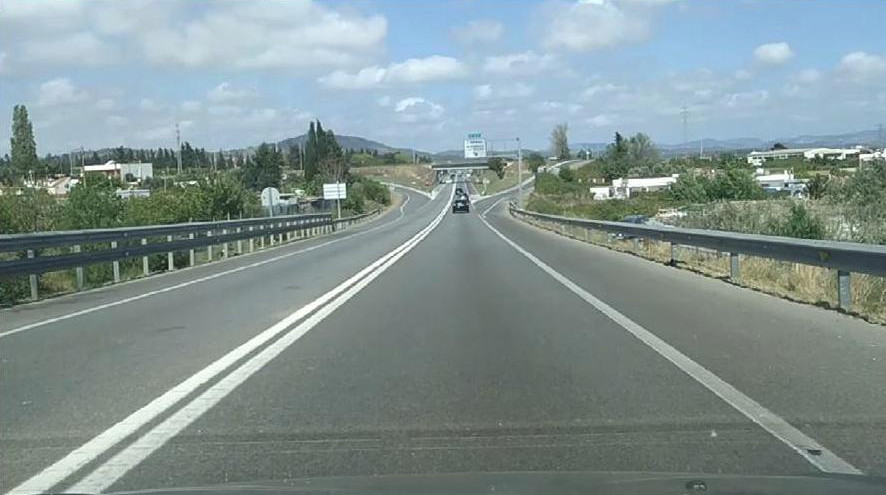
#> input picture autocesta.jpg, 886 x 495 px, found by its file name
$ python 01.py
#> lines starting #> are read from the running program, lines starting #| are printed output that depends on the picture; after the words box and inside, x2 and y2 are one past the last pixel; in counts of white or black regions, pixels touching at a corner belong together
#1 omoću Houghove transformacije detektirajte i nacrtajte pravce na slici “autocesta.jpeg”. Među
#detektiranim pravcima moraju biti detektirane i linije voznih traka.
#2 #Primijetite nedostatke prethodnog zadatka. Teško je detektirati samo linije vozne trake bez
#detekcije i ostalih linija na slici. Metodom maskiranja slike, pokušajte izdvojiti samo linije voznih
#traka. Preporučeno je da kao masku koristite gornju polovicu elipse u donjoj polovici slike.
import cv2
import numpy as np

image=cv2.imread("autocesta.jpg")
#> image is the input picture: shape (495, 886, 3); mean B, G, R 146.7, 146.7, 130.6
image_canny=cv2.Canny(image,100,200)
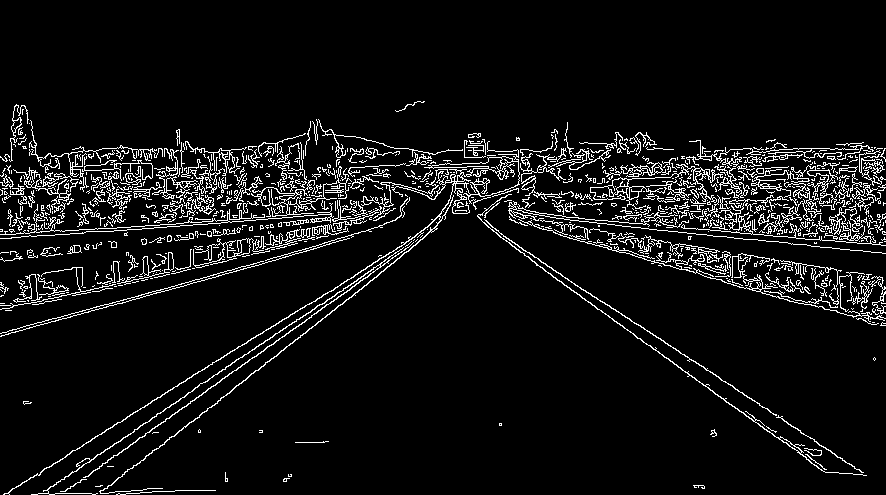
#> image_canny: shape (495, 886); 7.1% white in thin lines or dots, all inside (x1, y1, x2, y2) = (0, 101, 886, 495)
height,width=image_canny.shape
#> height = 495; width = 886


img=np.zeros((height,width),dtype=np.uint8)

cv2.ellipse(img,
            (width//2,height),
            axes=(400,260),
            angle=0,
            startAngle=130,
            endAngle=410,
            color=255,
            thickness=-1)
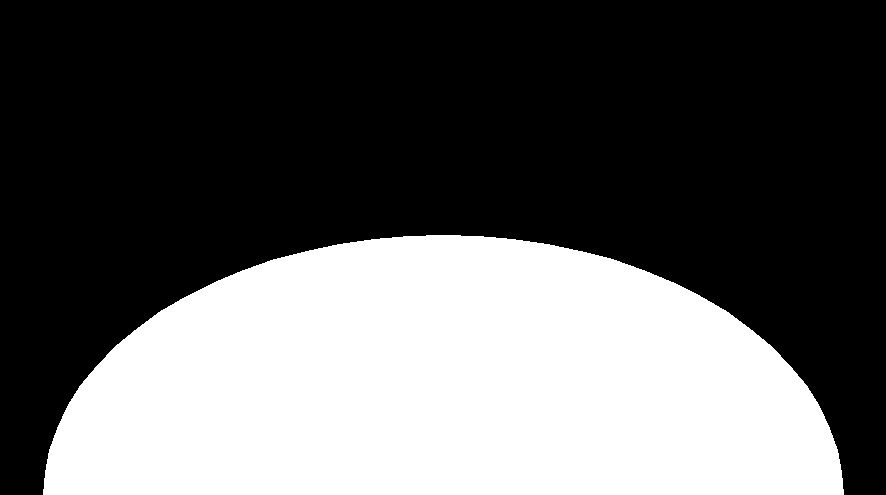
#> img: shape (495, 886); 37.2% white; 1 white region, box (x1, y1, x2, y2) and area: (43, 235, 844, 495) 163169


mask_image=cv2.bitwise_and(image_canny,img)
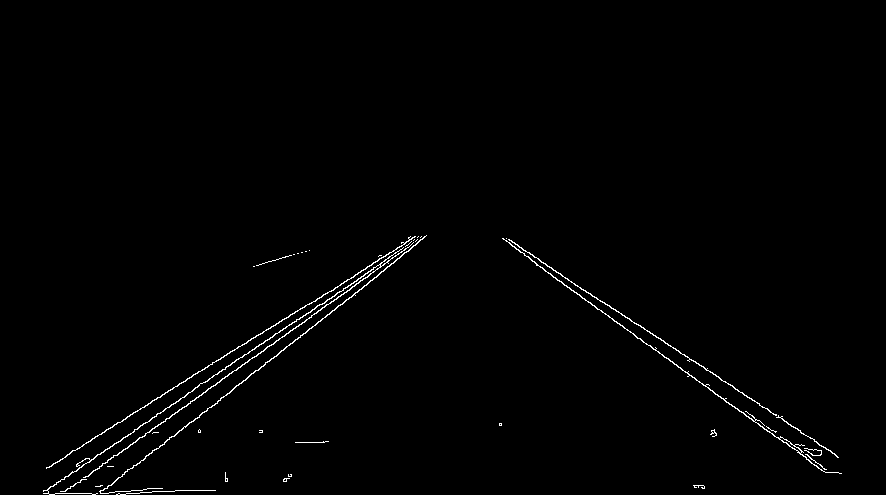
#> mask_image: shape (495, 886); 0.92% white in thin lines or dots, all inside (x1, y1, x2, y2) = (43, 235, 842, 495)
lines=cv2.HoughLinesP(mask_image, 2, np.pi/180,100,minLineLength=70,maxLineGap=10)
#> lines = 17 rows, first 6: [576, 292, 825, 472], [100, 492, 393, 263], [67, 454, 307, 304], [43, 491, 388, 258], [139, 437, 368, 276], [735, 389, 837, 456]
lines=lines.squeeze()
for line in lines:
    cv2.line(image,(line[0],line[1]),(line[2],line[3]),(0,255,0),thickness=3)
#> this loop made 17 passes
#> line on passes 1 to 12: [576, 292, 825, 472], [100, 492, 393, 263], [67, 454, 307, 304], [43, 491, 388, 258], [139, 437, 368, 276], [735, 389, 837, 456], [506, 238, 782, 418], [46, 468, 404, 244], [64, 493, 198, 396], [541, 262, 834, 453], [571, 290, 664, 356], [188, 392, 296, 319]
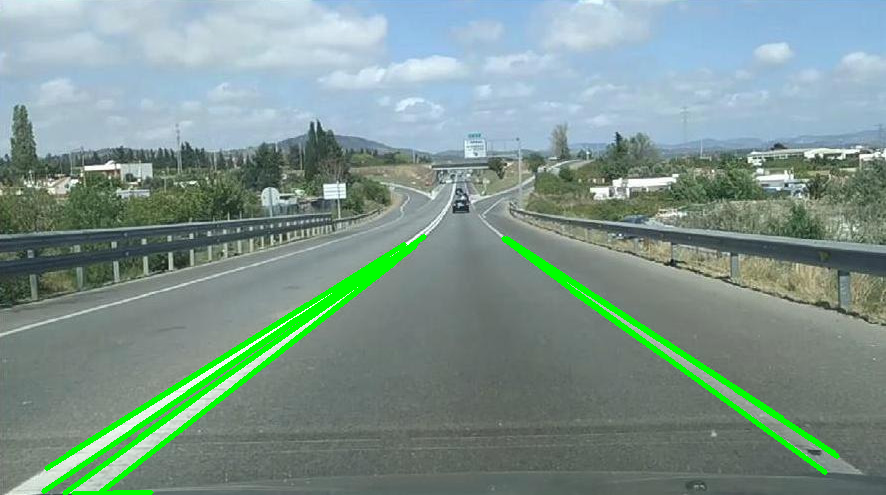
#> image: shape (495, 886, 3); 3.14% of pixels changed, all inside (x1, y1, x2, y2) = (41, 234, 840, 495)


cv2.imshow("Nova slika",mask_image)
cv2.imshow("Canny picture",image_canny)
cv2.imshow("Detected lines",image)
cv2.waitKey()
cv2.destroyAllWindows()

$ run again, with kamera2.jpg copied over autocesta.jpg
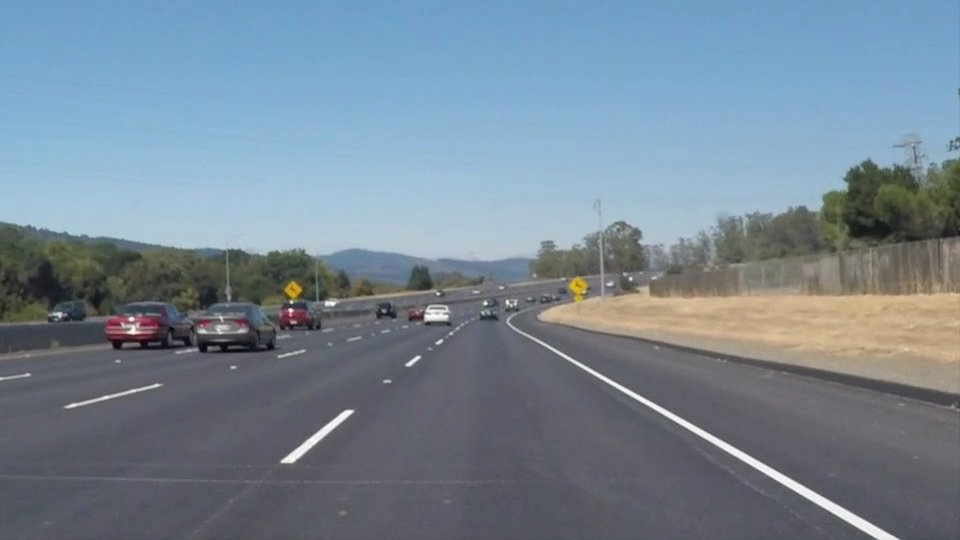
#> input picture kamera2.jpg, 960 x 540 px, found by its file name
#> image is the input picture: shape (540, 960, 3); mean B, G, R 148.1, 134.5, 118.5
#> `image_canny=cv2.Canny(image,100,200)`:
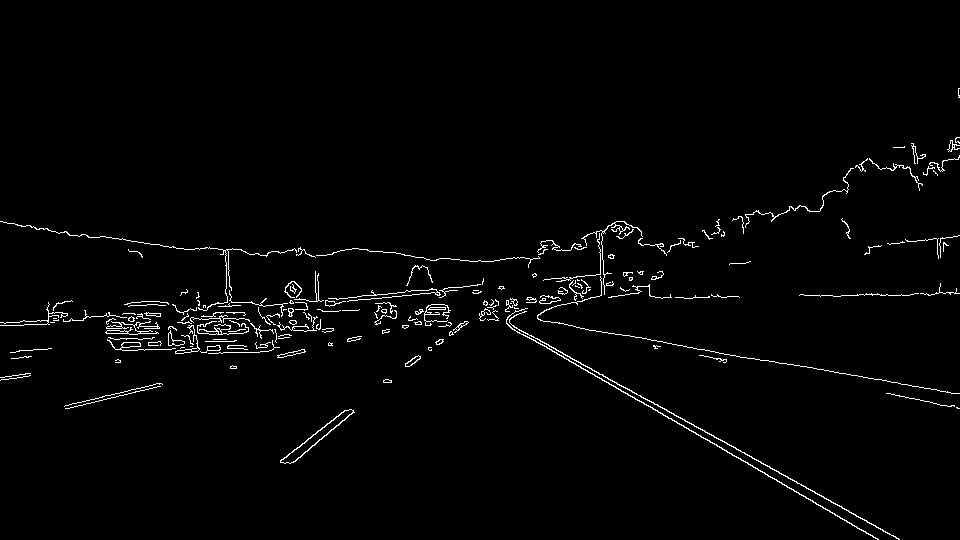
#> image_canny: shape (540, 960); 1.8% white in thin lines or dots, all inside (x1, y1, x2, y2) = (0, 88, 960, 540)
#> img: shape (540, 960); 31.5% white; 1 white region, box (x1, y1, x2, y2) and area: (80, 280, 881, 540) 163169
#> mask_image: shape (540, 960); 0.75% white in thin lines or dots, all inside (x1, y1, x2, y2) = (158, 280, 880, 540)
#> lines = [[484, 309, 879, 528], [523, 334, 878, 539], [540, 320, 714, 351], [246, 331, 320, 323], [325, 304, 457, 290], [326, 300, 432, 288], [239, 333, 320, 325], [535, 340, 781, 482], [407, 366, 497, 301]]
#> the loop `for line in lines:` made 9 passes
#> after the loop `for line in lines:`:
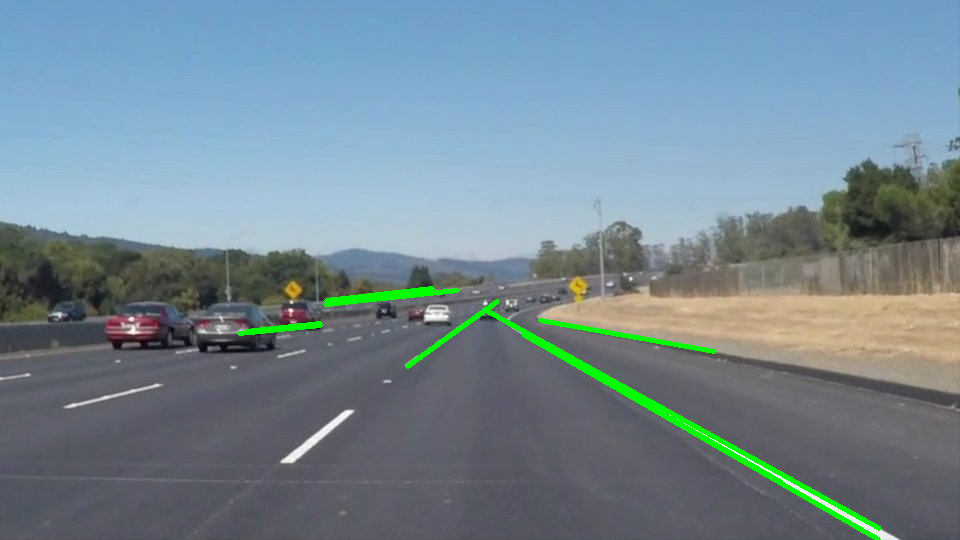
#> image: shape (540, 960, 3); 1.43% of pixels changed, all inside (x1, y1, x2, y2) = (237, 286, 882, 540)
